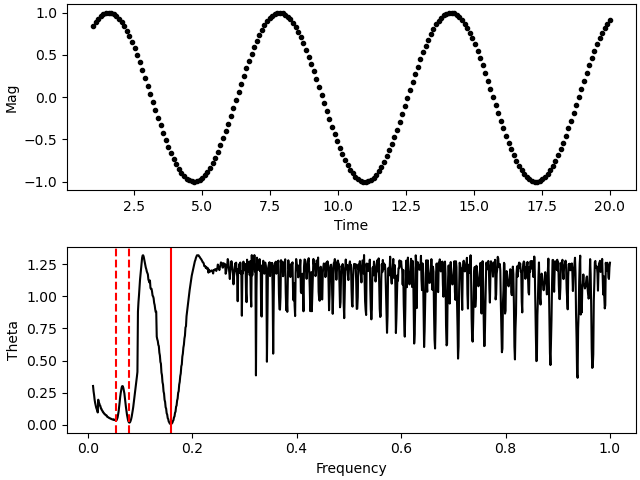

Python code for this plot:
import pypdm

import numpy as np
import matplotlib.pyplot as plt

t = np.linspace(1, 20, 200)
y = np.sin(t)
s = np.zeros(t.size)

fig, (ax1, ax2) = plt.subplots(2, 1, constrained_layout=True)

ax1.plot(t, y, 'k.')
ax1.set_xlabel('Time')
ax1.set_ylabel('Mag')

freq, theta = pypdm.pdm(200, t, y, s, 0.01, 1, 0.001)

ax2.plot(freq, theta, 'k')
ax2.axvline(1/2/np.pi, color='red')
for i in range(2,4):
    ax2.axvline(1/2/i/np.pi, color='red', ls='--')
ax2.set_xlabel('Frequency')
ax2.set_ylabel('Theta')
# plt.show()
plt.savefig('Py-PDM-example.png')
